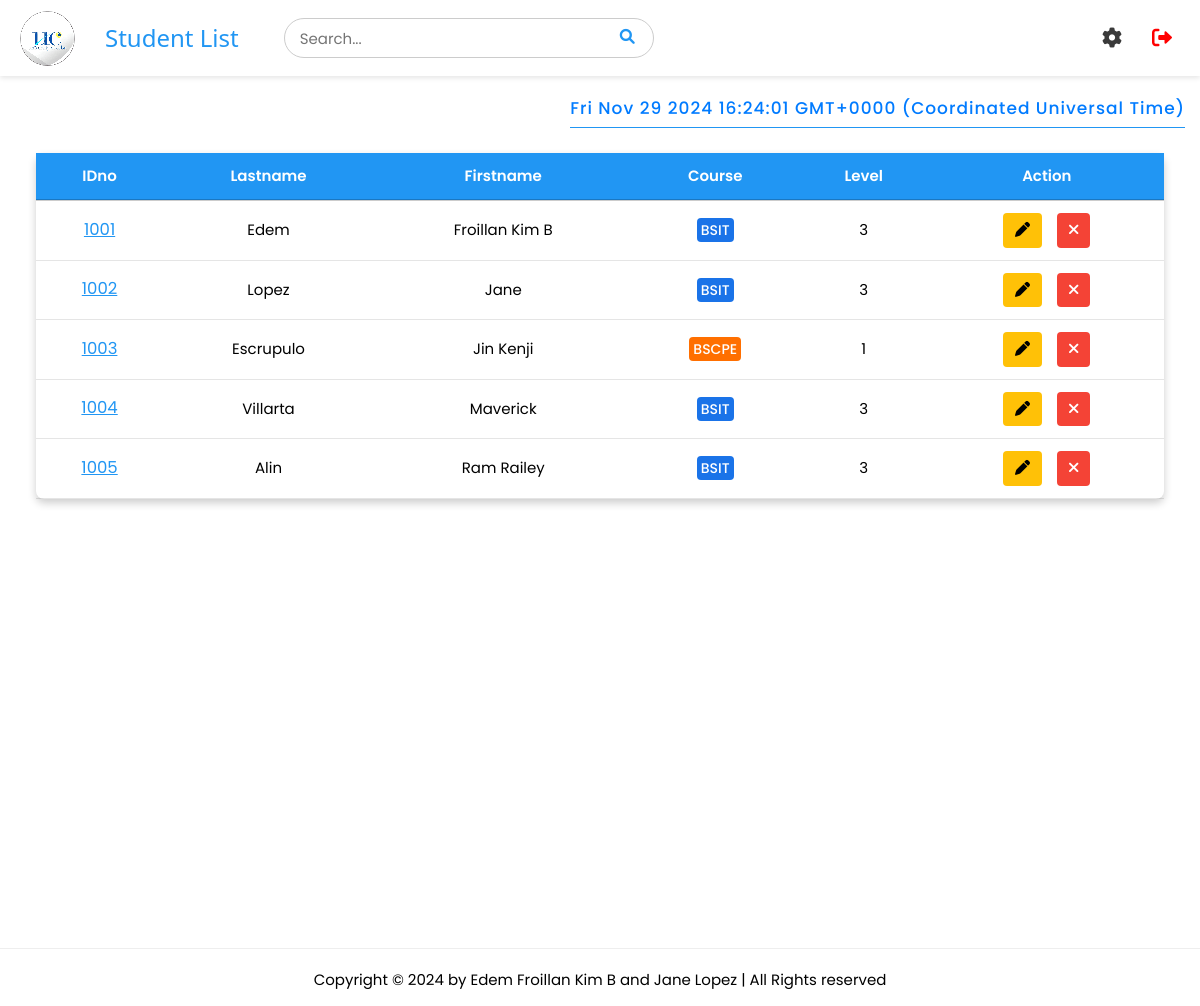
The page /students (signed in) on the database as committed earlier.
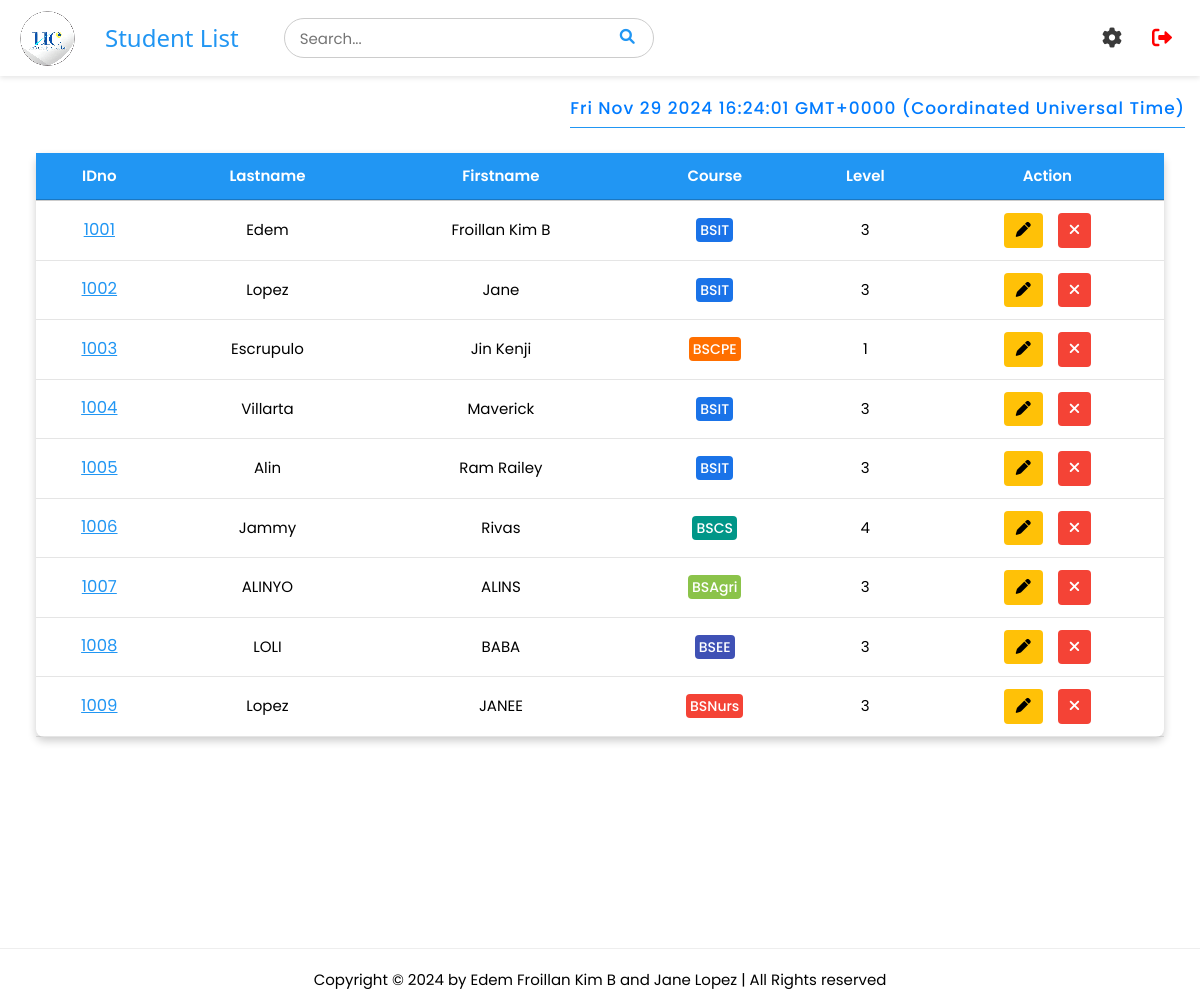
The same page on the database as committed later.
### tables this page shows
CREATE TABLE students (
                    id INTEGER PRIMARY KEY AUTOINCREMENT,
                    idno varchar(10) UNIQUE,
                    firstname varchar(50),
                    lastname varchar(50),
                    course varchar(10),
                    level varchar(5),
                    image TEXT,
                    qrcode TEXT
);

### app.py (the view)
@app.route('/students')
def student_list():
    if 'username' in session:
        pagetitle = "Student List"
        users = get_users()
        students = getall_records('students')
        return render_template('studentlist.html', data=students, pagetitle=pagetitle, users=users)
    else:
        flash("Please log in first!", "warning")
        return redirect(url_for('login'))

### app.py (called while the page is built)
@app.after_request
def after_request(response):
    response.headers['Cache-Control'] = 'no-store, no-cache, must-revalidate, post-check=0, pre-check=0, max-age=0'
    response.headers['Pragma'] = 'no-cache'
    response.headers['Expires'] = '-1'
    if hasattr(session, 'username') and 'username' not in session:
        response.headers['Cache-Control'] = 'no-store'
        response.headers['Pragma'] = 'no-cache'
        response.headers['Expires'] = '-1'
    return response

def get_users() -> object:
    return getall_records('students')

### dbhelper.py (called while the page is built)
def getprocess(sql: str, params=()) -> list:
    db = connect(database)
    cursor = db.cursor()
    cursor.row_factory = Row
    try:
        cursor.execute(sql, params)
        data = cursor.fetchall()
        return data
    finally:
        cursor.close()
        db.close()

def getall_records(table: str) -> list:
    sql = f'SELECT * FROM `{table}`'
    return getprocess(sql)

### templates/studentlist.html (shortened to what this page needs)
{% extends 'base.html' %}
{% block header %}
    {% include 'header.html' %}
{% endblock %}
{% block content %}
<div id="timestamp"></div>
<div id="main_container" style="height: 100vh;">
    <div class="w3-full" style="padding: 1rem 3%;">
        <div class="styled-table-wrapper">
            <table class="styled-table" id="table">
                <thead>
                    <tr id="tr1">
                        <th>IDno</th>
                        <th>Lastname</th>
                        <th>Firstname</th>
                        <th>Course</th>
                        <th>Level</th>
                        <th class="w3-center">Action</th>
                    </tr>
                </thead>
                <tbody>
                    {% for user in users %}
                    <tr id="tr2">
                        <td class="w3-center" data-cell="IDNO:" id="idno">
                            <a href="#" style="color: #2196F3; font-size: 1.1rem" onclick="viewStudent('{{ user['idno'] }}')">{{ user['idno'] }}</a>
                        </td>
                        <td class="w3-center" data-cell="LASTNAME:">{{ user["lastname"] }}</td>
                        <td class="w3-center" data-cell="FIRSTNAME:">{{ user["firstname"] }}</td>
                        <td class="w3-center" data-cell="COURSE:">
                            <span class="course-style course-{{ user['course']|lower }}">
                                {{ user["course"] }}
                            </span>
                        </td>
                        <td class="w3-center level-{{ user['level'] }}" data-cell="LEVEL:">{{ user["level"] }}</td>
                        <td class="w3-center" data-cell="ACTION:" style="display: flex; align-items: center; justify-content: center; gap: 1rem;">
                            <button class="w3-button w3-amber edit-btn edit" onclick="openEditModal('{{ user['idno'] }}', '{{ user['lastname'] }}', '{{ user['firstname'] }}', '{{ user['course'] }}', '{{ user['level'] }}')">
                                <i class="fas fa-pen"></i>
                            </button>
                            <button class="w3-button w3-red delete-btn delete" onclick="openCustomAlert('{{ user['idno'] }}')">
                                <i class="fas fa-times"></i>
                            </button>
                        </td>
                    </tr>
                    {% endfor %}
                </tbody>
            </table>
        </div>
    </div>
</div>
{% endblock %}

### templates/base.html (shortened to what this page needs)
<!DOCTYPE html>
<html>
<head>
    <link rel='stylesheet' href="{{ url_for('static', filename='css/style.css') }}">
    <link rel="stylesheet" href="https://cdnjs.cloudflare.com/ajax/libs/font-awesome/6.0.0-beta3/css/all.min.css">
</head>
<body>
    <div>
        {% block header %}{% endblock %}
        {% block content %}
        {% endblock %}
    </div>
    <hr>
    <footer class="w3-center">
        <div class="footer-box">
            <p>Copyright &copy; 2024 by Edem Froillan Kim B and Jane Lopez | All Rights reserved</p>
        </div>
    </footer>
</body>
</html>

### templates/header.html (shortened to what this page needs)
<div class="header">
    <div class="left-section">
        <img src="../static/images/logo.png" alt="Logo" id="logo">
        <h3 class="pagetitle">{{ pagetitle }}</h3>
        <div class="search" style="position: relative;">
        <input type="text" placeholder="Search..." id="search-bar">
        <button type="submit" id="search-button"><i class="fa fa-search"></i></button>
    </div>
    </div>
    <div class="menu" style="position: relative;">
    <i class="fa solid fa-gear" id="menu-icon"></i>
    <a href="/logout" id="logout">
        <i class="fa fa-sign-out-alt"></i>
    </a>
    </div>
</div>

### static/css/style.css (style rules this page uses)
html { box-sizing:border-box }
*,*:before,*:after { box-sizing:inherit }
html { -ms-text-size-adjust:100%;-webkit-text-size-adjust:100% }
body { margin:0 }
article,aside,details,figcaption,figure,footer,header,main,menu,nav,section { display:block }
a { background-color:transparent }
img { border-style:none }
hr { box-sizing:content-box;height:0;overflow:visible }
button,input,select,textarea,optgroup { font:inherit;margin:0 }
button,input { overflow:visible }
button,select { text-transform:none }
button,[type=button],[type=reset],[type=submit] { -webkit-appearance:button }
html,body { font-family:Verdana,sans-serif;font-size:15px;line-height:1.5 }
html { overflow-x:hidden }
h3 { font-size:24px }
h1,h2,h3,h4,h5,h6 { font-family:"Segoe UI",Arial,sans-serif;font-weight:400;margin:10px 0 }
hr { border:0;border-top:1px solid #eee;margin:20px 0 }
img { vertical-align:middle }
a { color:inherit }
.w3-btn,.w3-button { border:none;display:inline-block;padding:8px 16px;vertical-align:middle;overflow:hidden;text-decoration:none;color:inherit;background-color:inherit;text-align:center;cursor:pointer;white-space:nowrap }
.w3-btn,.w3-button { -webkit-touch-callout:none;-webkit-user-select:none;-khtml-user-select:none;-moz-user-select:none;-ms-user-select:none;user-select:none }
.w3-center { text-align:center!important }
.w3-amber,.w3-hover-amber:hover { color:#000!important;background-color:#ffc107!important }
.w3-red,.w3-hover-red:hover { color:#fff!important;background-color:#f44336!important }
img { image-rendering: pixelated; }
.header { display: flex; justify-content: space-between; align-items: center; padding: 10px 20px; background-color: #fff; box-shadow: 0 2px 5px rgba(0, 0, 0, 0.1); position: sticky; top: 0; z-index: 100; margin-bottom: 1rem; }
.left-section { display: flex; align-items: center; }
#logo { width: 55px; height: auto; margin-right: 10px; }
.pagetitle { margin-left: 20px; color: #2196F3; }
#search-bar { padding: 15px; margin-right: 10px; border-radius: 20px; border: 1px solid #ccc; margin-left: 3rem; width: 370px; height: 40px; }
#search-button { color: #2196F3; border: none; cursor: pointer; position: absolute; background: transparent; right: 23px; top: 7px; }
#logout { text-decoration: none; color: red; font-size: 20px; transition: color 0.3s ease; }
#logout i { margin-right: 8px; }
.navbar, #logout { position: sticky; top: 0; background-color: #fff; padding: 10px 0; z-index: 100; gap: 3rem; }
#timestamp { color: #007bff; font-size: 17px; font-weight: 500; text-align: center; padding: 5px 0; margin-top: 15px; letter-spacing: 1px; border-bottom: 1px solid #2196F3; width: fit-content; margin-left: auto; margin-right:1rem; }
* { font-family: "Poppins", sans-serif; }
.styled-table { width: 100%; border-collapse: collapse; margin-top: 10px; box-shadow: 0px 4px 8px rgba(0, 0, 0, 0.2); border-radius: 8px; }
.styled-table th, .styled-table td { padding: 12px; }
.styled-table th { background-color: #2196F3; color: white; border-bottom: 2px solid rgba(0, 0, 0, 0.2); font-weight: 600; text-transform: capitalize; }
.styled-table tr { border-bottom: 1px solid rgba(0, 0, 0, 0.1); }
.styled-table .delete-btn { background-color: #ff4d4d; color: white; padding: 6px 12px; border: none; cursor: pointer; border-radius: 4px; }
.styled-table .edit-btn { background-color: #2196F3; color: white; padding: 6px 12px; border: none; cursor: pointer; border-radius: 4px; }
.styled-table .delete-btn i, .styled-table .edit-btn i { text-align: center; }
.menu { display: flex; align-items: center; gap: 2rem; }
#menu-icon { font-size: 20px; color: #3a3a3a; cursor: pointer; display: none; transition: transform 0.3s ease, color 0.3s ease; }
.course-style { padding: 2px 4px; background: #8de02c; color: #fff; border-radius: 4px; font-size: 14px; font-weight: 500; }
.course-bsit { background-color: #1a73e8; }
.course-bscpe { background-color: #ff6f00; }
.course-bscs { background-color: #009688; }
.course-bsee { background-color: #3f51b5; }
.course-bsagri { background-color: #8bc34a; }
.course-bsnurs { background-color: #f44336; }
@media (max-width: 1402px) { #menu-icon { display: block; } }

Rows that differ between the two databases and show on the page:
added students: idno "1006", lastname "Jammy", firstname "Rivas", course "BSCS", level "4"
added students: idno "1007", lastname "ALINYO", firstname "ALINS", course "BSAgri", level "3"
added students: idno "1008", lastname "LOLI", firstname "BABA", course "BSEE", level "3"
added students: idno "1009", lastname "Lopez", firstname "JANEE", course "BSNurs", level "3"
